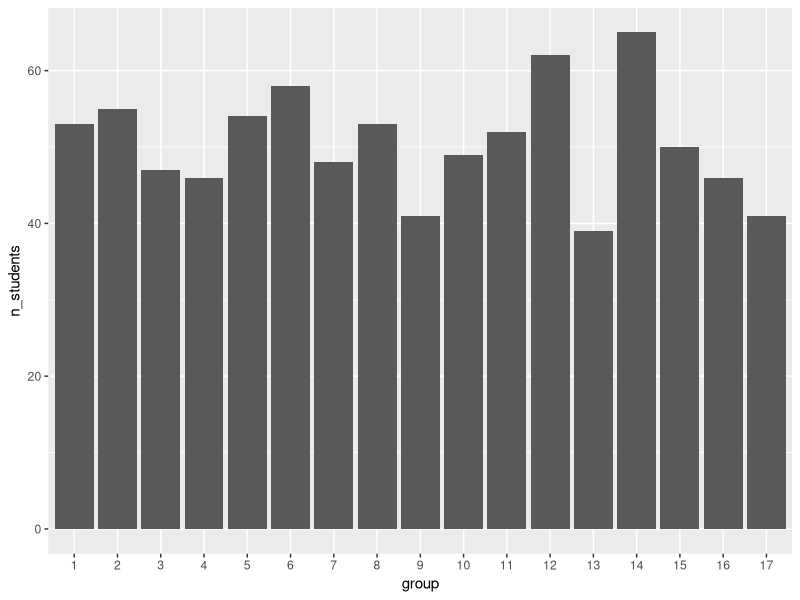
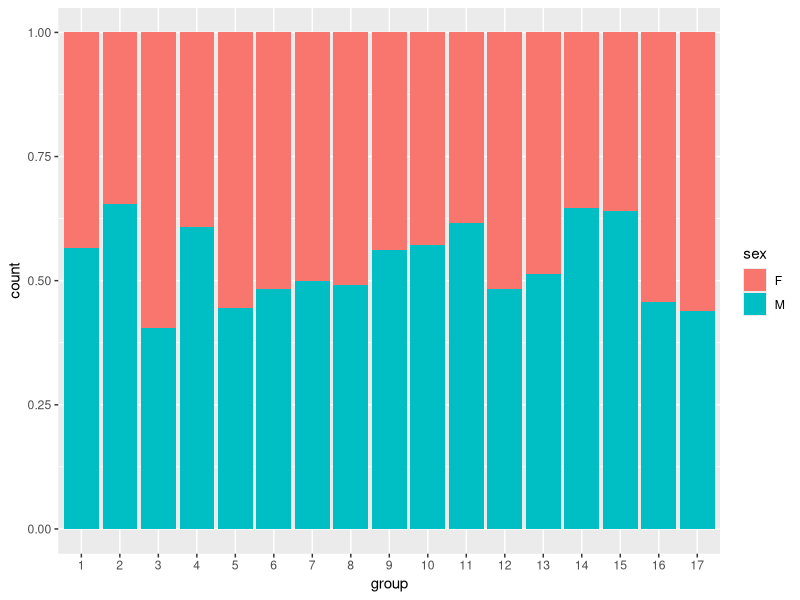
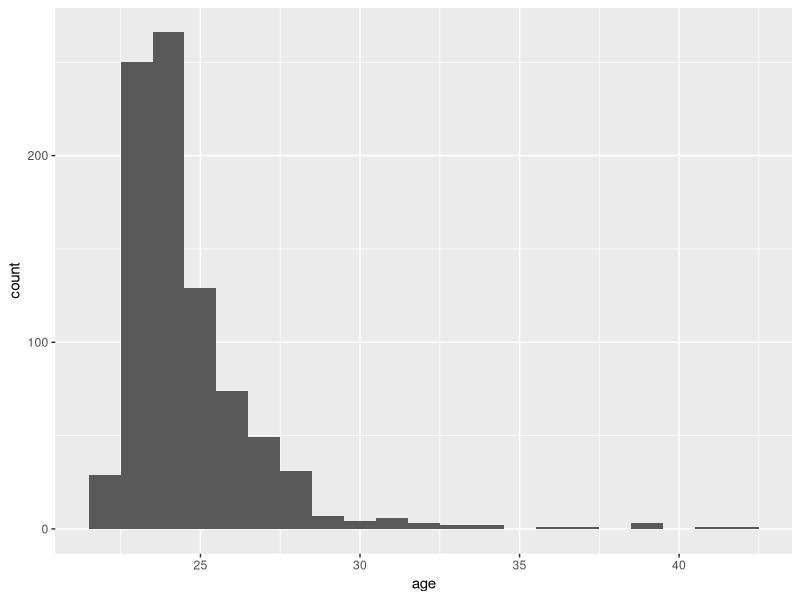

These charts were generated, in order, by the following R code:
## ---- chunk 1
library(readr)
library(dplyr)
library(knitr)
library(ggplot2)
library(lubridate)
## ---- chunk 2
courses <- read_csv("courses.csv")
## ---- chunk 3
courses %>%
  rename(
    "identifiant" = course_id,
    "semester" = semester,
    "number of exams" = nb_grades
  ) %>%
  arrange(`course`) %>%
  kable()
## ---- chunk 4
students <- read_csv("students.csv") %>%
  mutate(
    id = as.integer(id),
    group = factor(group),
    birth_date = as.Date(birth_date),
    sex = factor(sex)
  )

class(students$birth_date)
class(students$sex)

## ---- chunk 5
grades <- read_csv("grades.csv")
grades <- read_delim("grades.csv",
  delim = "|",
na = "_",
)

## ---- chunk 6
students %>%
  group_by(group) %>%
  summarise(n_students = n()) %>%
  ggplot(aes(x = group, y = n_students)) +
  geom_col()
## ---- chunk 7
students %>%
  ggplot(aes(x = group, fill = sex)) +
  geom_bar(position = "fill")
## ---- chunk 8
students <- students %>% 
  mutate(
    age = round(time_length(today() - birth_date, unit = "year"))
  )
## ---- chunk 9
students %>%
  ggplot(aes(x = age)) +
  geom_histogram(binwidth = 1)
## ---- chunk 10
age_group <- students %>%
  group_by(group) %>%
  summarise(median_age = median(age))

kable(age_group)
